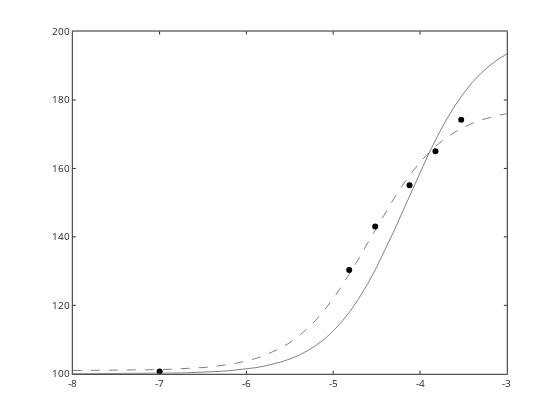

Write notebook code for a chart like this one.
### Code cell
% process the data
pH=mean(originalsamplemVnpH(:,1))
mVAoriginal=(originalsamplemVnpH(:,2));
addedCuvol=data(:,1)'*1e-6;
pHcalib=data(:,3);

mVA=data(:,2)'; Emeas=mVA; CuTmeas=1e-7; CuT=CuTmeas;
CuTplus=(CuTmeas*(VT)+addedCuvol*stockCuconc)./(VT+addedCuvol);

%chlorocorrecxtion
%BF1=2.49; BF2=1.14; BF3=0.9; ClT=4.9904e-4; %from Inorg. Chem. 1983. 22. 3323-3326.
%CuTplus=CuTplus./(1+BF1*ClT+BF2*ClT^2+BF3*ClT^3);

%determine free Cu for the sample using the method of Tait et al.
m1=59.2/2; Eacid=Emeas(1); Eorig=mean(mVAoriginal); %m=param(1); 
Eo1=Eacid-(m1)*log10(CuT);
logCuonept=(Eorig-Eo1)/m1
%determine free Cu for the sample using the method of Tait et al. but use measured slope
param1=polyfit(log10(CuTplus(2:end)),Emeas(2:end),1); m2=param1(1);
Eacid=Emeas(1); Eorig=mean(mVAoriginal); 
Eo2=Eacid-(m2)*log10(CuT);
logCuoneptmeasuredslope=(Eorig-Eo2)/m2
%determine free Cu using all the calibration points
param2=polyfit(log10(CuTplus(1:end)),Emeas(1:end),1);
logCufullcalib=(mean(mVAoriginal)-param2(2))/param2(1)
%determine free Cu using high Cu additions (linear part)
param3=polyfit(log10(CuTplus(2:end)),Emeas(2:end),1);
logCulinearcalib=(mean(mVAoriginal)-param3(2))/param3(1)
%determine free Cu using two lowest points.  variable slope method like Marcinek et al.
param4=polyfit(log10(CuTplus(1:2)),Emeas(1:2),1);
logCulowslopecalib=(mean(mVAoriginal)-param4(2))/param4(1)

%use logisticmodel
logisticfunction = @(p,logx) (p(1)+(p(2)-p(1))./(1+10.^(p(3)-logx)*p(4)));
errfunction=@(p,logx,Emeas) (log10(sum((Emeas-logisticfunction(p,logx)).^2)));
ptst=[100 200 -4 0.7];
logx=-8:0.1:-3; model=logisticfunction(ptst,logx);
err=errfunction(ptst,log10(CuTplus),Emeas)
plot(log10(CuTplus),Emeas,'ko')
hold on
plot(logx,model,'k-')
% now best fit
options = optimset('Display','off','TolFun',1e-4,'TolX',1e-4);
pbest=fminsearch(@(p) errfunction(p,log10(CuTplus),Emeas),ptst,options)
model=logisticfunction(pbest,logx);
plot(logx,model,'k--')

### Figure 1 — Plotly figure (JSON) as saved in the notebook; plotly's stock layout.template omitted (floating-point values rounded to 4 significant figures)
{"data": [{"line": {"color": "rgb(0, 0, 0)", "width": 0.5}, "marker": {"color": "rgb(0, 0, 0)", "line": {"color": "rgb(0, 0, 0)"}, "size": 6, "symbol": "circle"}, "mode": "markers", "name": "", "showlegend": false, "type": "scatter", "visibility": true, "x": [-7, -4.816, -4.516, -4.121, -3.822, -3.525], "xaxis": "x", "y": [100.7, 130.3, 143, 155.1, 165, 174.2], "yaxis": "y"}, {"line": {"color": "rgb(0, 0, 0)", "dash": "solid", "width": 0.5}, "marker": {"color": "rgb(0, 0, 0)", "line": {"color": "rgb(0, 0, 0)"}, "size": 6, "symbol": "none"}, "mode": "lines", "name": "", "showlegend": false, "type": "scatter", "visibility": true, "x": [-8, -7.9, -7.8, -7.7, -7.6, -7.5, -7.4, -7.3, -7.2, -7.1, -7, -6.9, -6.8, -6.7, -6.6, -6.5, -6.4, -6.3, -6.2, -6.1, -6, -5.9, -5.8, -5.7, -5.6, -5.5, -5.4, -5.3, -5.2, -5.1, -5, -4.9, -4.8, -4.7, -4.6, -4.5, -4.4, -4.3, -4.2, -4.1, -4, -3.9, -3.8, -3.7, -3.6, -3.5, -3.4, -3.3, -3.2, -3.1, -3], "xaxis": "x", "y": [100.0, 100.0, 100.0, 100.0, 100.0, 100.0, 100.1, 100.1, 100.1, 100.1, 100.1, 100.2, 100.2, 100.3, 100.4, 100.4, 100.6, 100.7, 100.9, 101.1, 101.4, 101.8, 102.2, 102.8, 103.5, 104.3, 105.4, 106.7, 108.3, 110.2, 112.5, 115.2, 118.5, 122.2, 126.4, 131.1, 136.3, 141.7, 147.4, 153.2, 158.8, 164.3, 169.4, 174.0, 178.2, 181.9, 185.0, 187.7, 190.0, 191.9, 193.5], "yaxis": "y"}, {"line": {"color": "rgb(0, 0, 0)", "dash": "dash", "width": 0.5}, "marker": {"color": "rgb(0, 0, 0)", "line": {"color": "rgb(0, 0, 0)"}, "size": 6, "symbol": "none"}, "mode": "lines", "name": "", "showlegend": false, "type": "scatter", "visibility": true, "x": [-8, -7.9, -7.8, -7.7, -7.6, -7.5, -7.4, -7.3, -7.2, -7.1, -7, -6.9, -6.8, -6.7, -6.6, -6.5, -6.4, -6.3, -6.2, -6.1, -6, -5.9, -5.8, -5.7, -5.6, -5.5, -5.4, -5.3, -5.2, -5.1, -5, -4.9, -4.8, -4.7, -4.6, -4.5, -4.4, -4.3, -4.2, -4.1, -4, -3.9, -3.8, -3.7, -3.6, -3.5, -3.4, -3.3, -3.2, -3.1, -3], "xaxis": "x", "y": [101.0, 101.0, 101.0, 101.0, 101.0, 101.0, 101.0, 101.1, 101.1, 101.2, 101.2, 101.3, 101.4, 101.5, 101.7, 101.8, 102.1, 102.4, 102.7, 103.2, 103.7, 104.4, 105.3, 106.3, 107.6, 109.1, 110.9, 113.1, 115.7, 118.6, 121.9, 125.6, 129.7, 133.9, 138.3, 142.7, 147.1, 151.2, 155.1, 158.6, 161.8, 164.5, 166.9, 168.9, 170.6, 172.0, 173.2, 174.1, 174.9, 175.5, 176.0], "yaxis": "y"}], "layout": {"height": 420, "hovermode": "closest", "margin": {"b": 0, "l": 0, "r": 0, "t": 0}, "plot_bgcolor": "rgba(0, 0, 0, 0)", "showlegend": false, "width": 560, "xaxis": {"anchor": "y", "autorange": false, "domain": [0.13, 0.905], "exponentformat": "none", "gridcolor": "rgba(38,38,38,0.15)", "gridwidth": 1, "linecolor": "rgb(38,38,38)", "linewidth": 1, "mirror": "ticks", "range": [-8, -3], "showgrid": false, "showline": true, "side": "bottom", "spikedash": "solid", "spikemode": "across", "spikesides": false, "spikethickness": 1, "tickangle": 0, "tickcolor": "rgb(38,38,38)", "tickfont": {"color": "rgb(38,38,38)", "size": 10}, "ticklen": 3, "ticks": "inside", "ticktext": ["-8", "-7", "-6", "-5", "-4", "-3"], "tickvals": [-8, -7, -6, -5, -4, -3], "title": {"font": {"color": "rgb(0, 0, 0)", "size": 11}, "text": ""}, "type": "linear", "visible": true, "zeroline": false}, "yaxis": {"anchor": "x", "autorange": false, "domain": [0.11, 0.925], "exponentformat": "none", "gridcolor": "rgba(38,38,38,0.15)", "gridwidth": 1, "linecolor": "rgb(38,38,38)", "linewidth": 1, "mirror": "ticks", "range": [100, 200], "showgrid": false, "showline": true, "side": "left", "spikedash": "solid", "spikemode": "across", "spikesides": false, "spikethickness": 1, "tickangle": 0, "tickcolor": "rgb(38,38,38)", "tickfont": {"color": "rgb(38,38,38)", "size": 10}, "ticklen": 3, "ticks": "inside", "ticktext": ["100", "120", "140", "160", "180", "200"], "tickvals": [100, 120, 140, 160, 180, 200], "title": {"font": {"color": "rgb(0, 0, 0)", "size": 11}, "text": ""}, "type": "linear", "visible": true, "zeroline": false}}}
